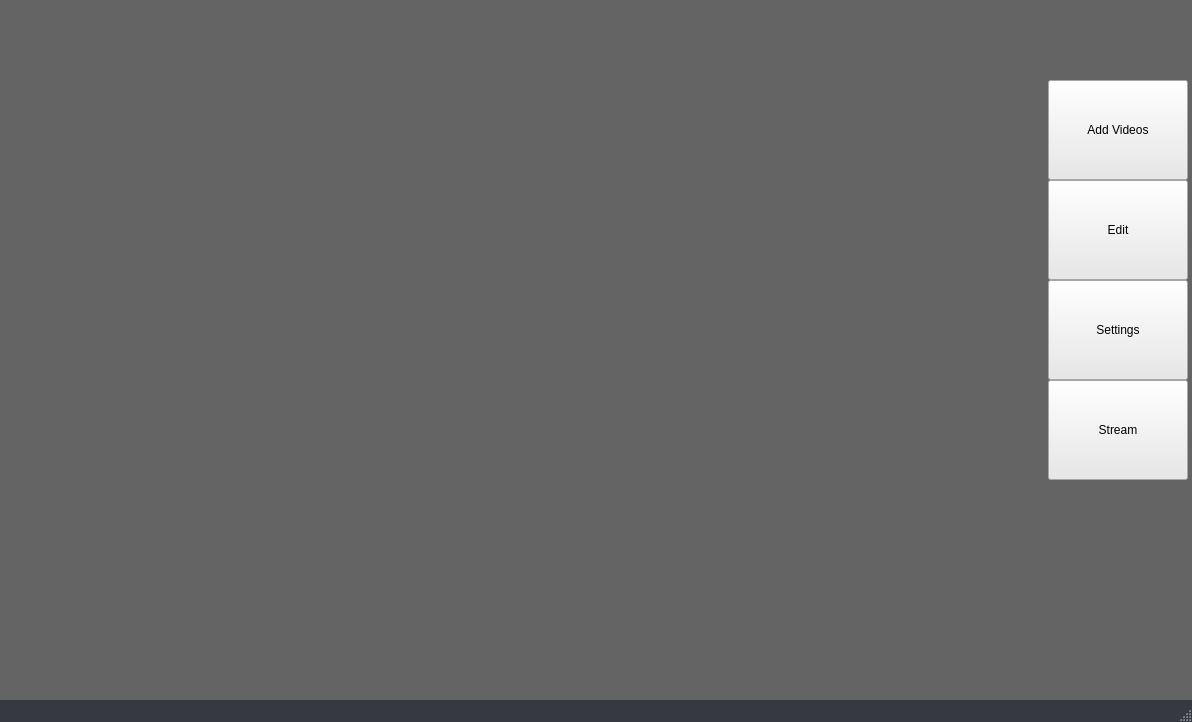
<?xml version="1.0" encoding="UTF-8"?>
<ui version="4.0">
 <class>MainWindow</class>
 <widget class="QMainWindow" name="MainWindow">
  <property name="windowModality">
   <enum>Qt::NonModal</enum>
  </property>
  <property name="geometry">
   <rect>
    <x>0</x>
    <y>0</y>
    <width>1192</width>
    <height>722</height>
   </rect>
  </property>
  <property name="minimumSize">
   <size>
    <width>940</width>
    <height>0</height>
   </size>
  </property>
  <property name="palette">
   <palette>
    <active>
     <colorrole role="WindowText">
      <brush brushstyle="SolidPattern">
       <color alpha="255">
        <red>255</red>
        <green>255</green>
        <blue>255</blue>
       </color>
      </brush>
     </colorrole>
     <colorrole role="Button">
      <brush brushstyle="SolidPattern">
       <color alpha="255">
        <red>54</red>
        <green>57</green>
        <blue>63</blue>
       </color>
      </brush>
     </colorrole>
     <colorrole role="Light">
      <brush brushstyle="SolidPattern">
       <color alpha="255">
        <red>81</red>
        <green>85</green>
        <blue>94</blue>
       </color>
      </brush>
     </colorrole>
     <colorrole role="Midlight">
      <brush brushstyle="SolidPattern">
       <color alpha="255">
        <red>67</red>
        <green>71</green>
        <blue>78</blue>
       </color>
      </brush>
     </colorrole>
     <colorrole role="Dark">
      <brush brushstyle="SolidPattern">
       <color alpha="255">
        <red>27</red>
        <green>28</green>
        <blue>31</blue>
       </color>
      </brush>
     </colorrole>
     <colorrole role="Mid">
      <brush brushstyle="SolidPattern">
       <color alpha="255">
        <red>36</red>
        <green>38</green>
        <blue>42</blue>
       </color>
      </brush>
     </colorrole>
     <colorrole role="Text">
      <brush brushstyle="SolidPattern">
       <color alpha="255">
        <red>255</red>
        <green>255</green>
        <blue>255</blue>
       </color>
      </brush>
     </colorrole>
     <colorrole role="BrightText">
      <brush brushstyle="SolidPattern">
       <color alpha="255">
        <red>255</red>
        <green>255</green>
        <blue>255</blue>
       </color>
      </brush>
     </colorrole>
     <colorrole role="ButtonText">
      <brush brushstyle="SolidPattern">
       <color alpha="255">
        <red>255</red>
        <green>255</green>
        <blue>255</blue>
       </color>
      </brush>
     </colorrole>
     <colorrole role="Base">
      <brush brushstyle="SolidPattern">
       <color alpha="255">
        <red>0</red>
        <green>0</green>
        <blue>0</blue>
       </color>
      </brush>
     </colorrole>
     <colorrole role="Window">
      <brush brushstyle="SolidPattern">
       <color alpha="255">
        <red>54</red>
        <green>57</green>
        <blue>63</blue>
       </color>
      </brush>
     </colorrole>
     <colorrole role="Shadow">
      <brush brushstyle="SolidPattern">
       <color alpha="255">
        <red>0</red>
        <green>0</green>
        <blue>0</blue>
       </color>
      </brush>
     </colorrole>
     <colorrole role="AlternateBase">
      <brush brushstyle="SolidPattern">
       <color alpha="255">
        <red>27</red>
        <green>28</green>
        <blue>31</blue>
       </color>
      </brush>
     </colorrole>
     <colorrole role="ToolTipBase">
      <brush brushstyle="SolidPattern">
       <color alpha="255">
        <red>255</red>
        <green>255</green>
        <blue>220</blue>
       </color>
      </brush>
     </colorrole>
     <colorrole role="ToolTipText">
      <brush brushstyle="SolidPattern">
       <color alpha="255">
        <red>0</red>
        <green>0</green>
        <blue>0</blue>
       </color>
      </brush>
     </colorrole>
     <colorrole role="PlaceholderText">
      <brush brushstyle="SolidPattern">
       <color alpha="128">
        <red>255</red>
        <green>255</green>
        <blue>255</blue>
       </color>
      </brush>
     </colorrole>
    </active>
    <inactive>
     <colorrole role="WindowText">
      <brush brushstyle="SolidPattern">
       <color alpha="255">
        <red>255</red>
        <green>255</green>
        <blue>255</blue>
       </color>
      </brush>
     </colorrole>
     <colorrole role="Button">
      <brush brushstyle="SolidPattern">
       <color alpha="255">
        <red>54</red>
        <green>57</green>
        <blue>63</blue>
       </color>
      </brush>
     </colorrole>
     <colorrole role="Light">
      <brush brushstyle="SolidPattern">
       <color alpha="255">
        <red>81</red>
        <green>85</green>
        <blue>94</blue>
       </color>
      </brush>
     </colorrole>
     <colorrole role="Midlight">
      <brush brushstyle="SolidPattern">
       <color alpha="255">
        <red>67</red>
        <green>71</green>
        <blue>78</blue>
       </color>
      </brush>
     </colorrole>
     <colorrole role="Dark">
      <brush brushstyle="SolidPattern">
       <color alpha="255">
        <red>27</red>
        <green>28</green>
        <blue>31</blue>
       </color>
      </brush>
     </colorrole>
     <colorrole role="Mid">
      <brush brushstyle="SolidPattern">
       <color alpha="255">
        <red>36</red>
        <green>38</green>
        <blue>42</blue>
       </color>
      </brush>
     </colorrole>
     <colorrole role="Text">
      <brush brushstyle="SolidPattern">
       <color alpha="255">
        <red>255</red>
        <green>255</green>
        <blue>255</blue>
       </color>
      </brush>
     </colorrole>
     <colorrole role="BrightText">
      <brush brushstyle="SolidPattern">
       <color alpha="255">
        <red>255</red>
        <green>255</green>
        <blue>255</blue>
       </color>
      </brush>
     </colorrole>
     <colorrole role="ButtonText">
      <brush brushstyle="SolidPattern">
       <color alpha="255">
        <red>255</red>
        <green>255</green>
        <blue>255</blue>
       </color>
      </brush>
     </colorrole>
     <colorrole role="Base">
      <brush brushstyle="SolidPattern">
       <color alpha="255">
        <red>0</red>
        <green>0</green>
        <blue>0</blue>
       </color>
      </brush>
     </colorrole>
     <colorrole role="Window">
      <brush brushstyle="SolidPattern">
       <color alpha="255">
        <red>54</red>
        <green>57</green>
        <blue>63</blue>
       </color>
      </brush>
     </colorrole>
     <colorrole role="Shadow">
      <brush brushstyle="SolidPattern">
       <color alpha="255">
        <red>0</red>
        <green>0</green>
        <blue>0</blue>
       </color>
      </brush>
     </colorrole>
     <colorrole role="AlternateBase">
      <brush brushstyle="SolidPattern">
       <color alpha="255">
        <red>27</red>
        <green>28</green>
        <blue>31</blue>
       </color>
      </brush>
     </colorrole>
     <colorrole role="ToolTipBase">
      <brush brushstyle="SolidPattern">
       <color alpha="255">
        <red>255</red>
        <green>255</green>
        <blue>220</blue>
       </color>
      </brush>
     </colorrole>
     <colorrole role="ToolTipText">
      <brush brushstyle="SolidPattern">
       <color alpha="255">
        <red>0</red>
        <green>0</green>
        <blue>0</blue>
       </color>
      </brush>
     </colorrole>
     <colorrole role="PlaceholderText">
      <brush brushstyle="SolidPattern">
       <color alpha="128">
        <red>255</red>
        <green>255</green>
        <blue>255</blue>
       </color>
      </brush>
     </colorrole>
    </inactive>
    <disabled>
     <colorrole role="WindowText">
      <brush brushstyle="SolidPattern">
       <color alpha="255">
        <red>27</red>
        <green>28</green>
        <blue>31</blue>
       </color>
      </brush>
     </colorrole>
     <colorrole role="Button">
      <brush brushstyle="SolidPattern">
       <color alpha="255">
        <red>54</red>
        <green>57</green>
        <blue>63</blue>
       </color>
      </brush>
     </colorrole>
     <colorrole role="Light">
      <brush brushstyle="SolidPattern">
       <color alpha="255">
        <red>81</red>
        <green>85</green>
        <blue>94</blue>
       </color>
      </brush>
     </colorrole>
     <colorrole role="Midlight">
      <brush brushstyle="SolidPattern">
       <color alpha="255">
        <red>67</red>
        <green>71</green>
        <blue>78</blue>
       </color>
      </brush>
     </colorrole>
     <colorrole role="Dark">
      <brush brushstyle="SolidPattern">
       <color alpha="255">
        <red>27</red>
        <green>28</green>
        <blue>31</blue>
       </color>
      </brush>
     </colorrole>
     <colorrole role="Mid">
      <brush brushstyle="SolidPattern">
       <color alpha="255">
        <red>36</red>
        <green>38</green>
        <blue>42</blue>
       </color>
      </brush>
     </colorrole>
     <colorrole role="Text">
      <brush brushstyle="SolidPattern">
       <color alpha="255">
        <red>27</red>
        <green>28</green>
        <blue>31</blue>
       </color>
      </brush>
     </colorrole>
     <colorrole role="BrightText">
      <brush brushstyle="SolidPattern">
       <color alpha="255">
        <red>255</red>
        <green>255</green>
        <blue>255</blue>
       </color>
      </brush>
     </colorrole>
     <colorrole role="ButtonText">
      <brush brushstyle="SolidPattern">
       <color alpha="255">
        <red>27</red>
        <green>28</green>
        <blue>31</blue>
       </color>
      </brush>
     </colorrole>
     <colorrole role="Base">
      <brush brushstyle="SolidPattern">
       <color alpha="255">
        <red>54</red>
        <green>57</green>
        <blue>63</blue>
       </color>
      </brush>
     </colorrole>
     <colorrole role="Window">
      <brush brushstyle="SolidPattern">
       <color alpha="255">
        <red>54</red>
        <green>57</green>
        <blue>63</blue>
       </color>
      </brush>
     </colorrole>
     <colorrole role="Shadow">
      <brush brushstyle="SolidPattern">
       <color alpha="255">
        <red>0</red>
        <green>0</green>
        <blue>0</blue>
       </color>
      </brush>
     </colorrole>
     <colorrole role="AlternateBase">
      <brush brushstyle="SolidPattern">
       <color alpha="255">
        <red>54</red>
        <green>57</green>
        <blue>63</blue>
       </color>
      </brush>
     </colorrole>
     <colorrole role="ToolTipBase">
      <brush brushstyle="SolidPattern">
       <color alpha="255">
        <red>255</red>
        <green>255</green>
        <blue>220</blue>
       </color>
      </brush>
     </colorrole>
     <colorrole role="ToolTipText">
      <brush brushstyle="SolidPattern">
       <color alpha="255">
        <red>0</red>
        <green>0</green>
        <blue>0</blue>
       </color>
      </brush>
     </colorrole>
     <colorrole role="PlaceholderText">
      <brush brushstyle="SolidPattern">
       <color alpha="128">
        <red>255</red>
        <green>255</green>
        <blue>255</blue>
       </color>
      </brush>
     </colorrole>
    </disabled>
   </palette>
  </property>
  <property name="font">
   <font>
    <family>Arial</family>
   </font>
  </property>
  <property name="windowTitle">
   <string>MainWindow</string>
  </property>
  <property name="autoFillBackground">
   <bool>true</bool>
  </property>
  <property name="styleSheet">
   <string notr="true"/>
  </property>
  <widget class="QWidget" name="centralwidget">
   <property name="minimumSize">
    <size>
     <width>800</width>
     <height>0</height>
    </size>
   </property>
   <property name="autoFillBackground">
    <bool>false</bool>
   </property>
   <property name="styleSheet">
    <string notr="true">QWidget {
	background-color:rgb(100, 100, 100);
	border-color: white;
}</string>
   </property>
   <layout class="QHBoxLayout" name="horizontalLayout">
    <property name="spacing">
     <number>4</number>
    </property>
    <property name="leftMargin">
     <number>4</number>
    </property>
    <property name="topMargin">
     <number>0</number>
    </property>
    <property name="rightMargin">
     <number>4</number>
    </property>
    <property name="bottomMargin">
     <number>0</number>
    </property>
    <item>
     <layout class="QVBoxLayout" name="verticalLayout"/>
    </item>
    <item>
     <spacer name="horizontalSpacer">
      <property name="orientation">
       <enum>Qt::Horizontal</enum>
      </property>
      <property name="sizeType">
       <enum>QSizePolicy::Expanding</enum>
      </property>
      <property name="sizeHint" stdset="0">
       <size>
        <width>40</width>
        <height>20</height>
       </size>
      </property>
     </spacer>
    </item>
    <item>
     <layout class="QVBoxLayout" name="verticalLayout_2">
      <property name="spacing">
       <number>0</number>
      </property>
      <property name="sizeConstraint">
       <enum>QLayout::SetNoConstraint</enum>
      </property>
      <property name="leftMargin">
       <number>0</number>
      </property>
      <property name="topMargin">
       <number>0</number>
      </property>
      <property name="rightMargin">
       <number>0</number>
      </property>
      <property name="bottomMargin">
       <number>0</number>
      </property>
      <item>
       <widget class="QLabel" name="label">
        <property name="sizePolicy">
         <sizepolicy hsizetype="Fixed" vsizetype="Fixed">
          <horstretch>0</horstretch>
          <verstretch>0</verstretch>
         </sizepolicy>
        </property>
        <property name="minimumSize">
         <size>
          <width>120</width>
          <height>80</height>
         </size>
        </property>
        <property name="text">
         <string>&lt;html&gt;&lt;head/&gt;&lt;body&gt;&lt;p&gt;&lt;img src=&quot;:/E:/Pictures/newpfp3.jpg&quot;/&gt;&lt;/p&gt;&lt;/body&gt;&lt;/html&gt;</string>
        </property>
       </widget>
      </item>
      <item>
       <widget class="QPushButton" name="pushButton_4">
        <property name="sizePolicy">
         <sizepolicy hsizetype="Fixed" vsizetype="Fixed">
          <horstretch>0</horstretch>
          <verstretch>0</verstretch>
         </sizepolicy>
        </property>
        <property name="minimumSize">
         <size>
          <width>140</width>
          <height>100</height>
         </size>
        </property>
        <property name="palette">
         <palette>
          <active>
           <colorrole role="Button">
            <brush brushstyle="SolidPattern">
             <color alpha="255">
              <red>232</red>
              <green>232</green>
              <blue>232</blue>
             </color>
            </brush>
           </colorrole>
           <colorrole role="Base">
            <brush brushstyle="SolidPattern">
             <color alpha="255">
              <red>232</red>
              <green>232</green>
              <blue>232</blue>
             </color>
            </brush>
           </colorrole>
           <colorrole role="Window">
            <brush brushstyle="SolidPattern">
             <color alpha="255">
              <red>232</red>
              <green>232</green>
              <blue>232</blue>
             </color>
            </brush>
           </colorrole>
          </active>
          <inactive>
           <colorrole role="Button">
            <brush brushstyle="SolidPattern">
             <color alpha="255">
              <red>232</red>
              <green>232</green>
              <blue>232</blue>
             </color>
            </brush>
           </colorrole>
           <colorrole role="Base">
            <brush brushstyle="SolidPattern">
             <color alpha="255">
              <red>232</red>
              <green>232</green>
              <blue>232</blue>
             </color>
            </brush>
           </colorrole>
           <colorrole role="Window">
            <brush brushstyle="SolidPattern">
             <color alpha="255">
              <red>232</red>
              <green>232</green>
              <blue>232</blue>
             </color>
            </brush>
           </colorrole>
          </inactive>
          <disabled>
           <colorrole role="Button">
            <brush brushstyle="SolidPattern">
             <color alpha="255">
              <red>232</red>
              <green>232</green>
              <blue>232</blue>
             </color>
            </brush>
           </colorrole>
           <colorrole role="Base">
            <brush brushstyle="SolidPattern">
             <color alpha="255">
              <red>232</red>
              <green>232</green>
              <blue>232</blue>
             </color>
            </brush>
           </colorrole>
           <colorrole role="Window">
            <brush brushstyle="SolidPattern">
             <color alpha="255">
              <red>232</red>
              <green>232</green>
              <blue>232</blue>
             </color>
            </brush>
           </colorrole>
          </disabled>
         </palette>
        </property>
        <property name="styleSheet">
         <string notr="true">QPushButton {
	background-color:rgb(232,232,232);
	border-color: white;
}</string>
        </property>
        <property name="locale">
         <locale language="English" country="UnitedKingdom"/>
        </property>
        <property name="text">
         <string>Add Videos</string>
        </property>
        <property name="icon">
         <iconset resource="material_design.qrc">
          <normaloff>:/new/prefix1/resources/add_circle-24px.svg</normaloff>:/new/prefix1/resources/add_circle-24px.svg</iconset>
        </property>
       </widget>
      </item>
      <item>
       <widget class="QPushButton" name="pushButton_2">
        <property name="sizePolicy">
         <sizepolicy hsizetype="Fixed" vsizetype="Fixed">
          <horstretch>0</horstretch>
          <verstretch>0</verstretch>
         </sizepolicy>
        </property>
        <property name="minimumSize">
         <size>
          <width>140</width>
          <height>100</height>
         </size>
        </property>
        <property name="palette">
         <palette>
          <active>
           <colorrole role="Button">
            <brush brushstyle="SolidPattern">
             <color alpha="255">
              <red>232</red>
              <green>232</green>
              <blue>232</blue>
             </color>
            </brush>
           </colorrole>
           <colorrole role="Base">
            <brush brushstyle="SolidPattern">
             <color alpha="255">
              <red>232</red>
              <green>232</green>
              <blue>232</blue>
             </color>
            </brush>
           </colorrole>
           <colorrole role="Window">
            <brush brushstyle="SolidPattern">
             <color alpha="255">
              <red>232</red>
              <green>232</green>
              <blue>232</blue>
             </color>
            </brush>
           </colorrole>
          </active>
          <inactive>
           <colorrole role="Button">
            <brush brushstyle="SolidPattern">
             <color alpha="255">
              <red>232</red>
              <green>232</green>
              <blue>232</blue>
             </color>
            </brush>
           </colorrole>
           <colorrole role="Base">
            <brush brushstyle="SolidPattern">
             <color alpha="255">
              <red>232</red>
              <green>232</green>
              <blue>232</blue>
             </color>
            </brush>
           </colorrole>
           <colorrole role="Window">
            <brush brushstyle="SolidPattern">
             <color alpha="255">
              <red>232</red>
              <green>232</green>
              <blue>232</blue>
             </color>
            </brush>
           </colorrole>
          </inactive>
          <disabled>
           <colorrole role="Button">
            <brush brushstyle="SolidPattern">
             <color alpha="255">
              <red>232</red>
              <green>232</green>
              <blue>232</blue>
             </color>
            </brush>
           </colorrole>
           <colorrole role="Base">
            <brush brushstyle="SolidPattern">
             <color alpha="255">
              <red>232</red>
              <green>232</green>
              <blue>232</blue>
             </color>
            </brush>
           </colorrole>
           <colorrole role="Window">
            <brush brushstyle="SolidPattern">
             <color alpha="255">
              <red>232</red>
              <green>232</green>
              <blue>232</blue>
             </color>
            </brush>
           </colorrole>
          </disabled>
         </palette>
        </property>
        <property name="styleSheet">
         <string notr="true">QPushButton {
	background-color:rgb(232,232,232);
	border-color: white;
}</string>
        </property>
        <property name="locale">
         <locale language="English" country="UnitedKingdom"/>
        </property>
        <property name="text">
         <string>Edit</string>
        </property>
        <property name="icon">
         <iconset resource="material_design.qrc">
          <normaloff>:/new/prefix1/resources/create-24px.svg</normaloff>:/new/prefix1/resources/create-24px.svg</iconset>
        </property>
       </widget>
      </item>
      <item>
       <widget class="QPushButton" name="pushButton_5">
        <property name="sizePolicy">
         <sizepolicy hsizetype="Fixed" vsizetype="Fixed">
          <horstretch>0</horstretch>
          <verstretch>0</verstretch>
         </sizepolicy>
        </property>
        <property name="minimumSize">
         <size>
          <width>140</width>
          <height>100</height>
         </size>
        </property>
        <property name="palette">
         <palette>
          <active>
           <colorrole role="Button">
            <brush brushstyle="SolidPattern">
             <color alpha="255">
              <red>232</red>
              <green>232</green>
              <blue>232</blue>
             </color>
            </brush>
           </colorrole>
           <colorrole role="Base">
            <brush brushstyle="SolidPattern">
             <color alpha="255">
              <red>232</red>
              <green>232</green>
              <blue>232</blue>
             </color>
            </brush>
           </colorrole>
           <colorrole role="Window">
            <brush brushstyle="SolidPattern">
             <color alpha="255">
              <red>232</red>
              <green>232</green>
              <blue>232</blue>
             </color>
            </brush>
           </colorrole>
          </active>
          <inactive>
           <colorrole role="Button">
            <brush brushstyle="SolidPattern">
             <color alpha="255">
              <red>232</red>
              <green>232</green>
              <blue>232</blue>
             </color>
            </brush>
           </colorrole>
           <colorrole role="Base">
            <brush brushstyle="SolidPattern">
             <color alpha="255">
              <red>232</red>
              <green>232</green>
              <blue>232</blue>
             </color>
            </brush>
           </colorrole>
           <colorrole role="Window">
            <brush brushstyle="SolidPattern">
             <color alpha="255">
              <red>232</red>
              <green>232</green>
              <blue>232</blue>
             </color>
            </brush>
           </colorrole>
          </inactive>
          <disabled>
           <colorrole role="Button">
            <brush brushstyle="SolidPattern">
             <color alpha="255">
              <red>232</red>
              <green>232</green>
              <blue>232</blue>
             </color>
            </brush>
           </colorrole>
           <colorrole role="Base">
            <brush brushstyle="SolidPattern">
             <color alpha="255">
              <red>232</red>
              <green>232</green>
              <blue>232</blue>
             </color>
            </brush>
           </colorrole>
           <colorrole role="Window">
            <brush brushstyle="SolidPattern">
             <color alpha="255">
              <red>232</red>
              <green>232</green>
              <blue>232</blue>
             </color>
            </brush>
           </colorrole>
          </disabled>
         </palette>
        </property>
        <property name="styleSheet">
         <string notr="true">QPushButton {
	background-color:rgb(232,232,232);
	border-color: white;
}</string>
        </property>
        <property name="locale">
         <locale language="English" country="UnitedKingdom"/>
        </property>
        <property name="text">
         <string>Settings</string>
        </property>
        <property name="icon">
         <iconset resource="material_design.qrc">
          <normaloff>:/new/prefix1/resources/settings-24px.svg</normaloff>:/new/prefix1/resources/settings-24px.svg</iconset>
        </property>
       </widget>
      </item>
      <item>
       <widget class="QPushButton" name="pushButton_3">
        <property name="sizePolicy">
         <sizepolicy hsizetype="Fixed" vsizetype="Fixed">
          <horstretch>0</horstretch>
          <verstretch>0</verstretch>
         </sizepolicy>
        </property>
        <property name="minimumSize">
         <size>
          <width>140</width>
          <height>100</height>
         </size>
        </property>
        <property name="palette">
         <palette>
          <active>
           <colorrole role="Button">
            <brush brushstyle="SolidPattern">
             <color alpha="255">
              <red>232</red>
              <green>232</green>
              <blue>232</blue>
             </color>
            </brush>
           </colorrole>
           <colorrole role="Base">
            <brush brushstyle="SolidPattern">
             <color alpha="255">
              <red>232</red>
              <green>232</green>
              <blue>232</blue>
             </color>
            </brush>
           </colorrole>
           <colorrole role="Window">
            <brush brushstyle="SolidPattern">
             <color alpha="255">
              <red>232</red>
              <green>232</green>
              <blue>232</blue>
             </color>
            </brush>
           </colorrole>
          </active>
          <inactive>
           <colorrole role="Button">
            <brush brushstyle="SolidPattern">
             <color alpha="255">
              <red>232</red>
              <green>232</green>
              <blue>232</blue>
             </color>
            </brush>
           </colorrole>
           <colorrole role="Base">
            <brush brushstyle="SolidPattern">
             <color alpha="255">
              <red>232</red>
              <green>232</green>
              <blue>232</blue>
             </color>
            </brush>
           </colorrole>
           <colorrole role="Window">
            <brush brushstyle="SolidPattern">
             <color alpha="255">
              <red>232</red>
              <green>232</green>
              <blue>232</blue>
             </color>
            </brush>
           </colorrole>
          </inactive>
          <disabled>
           <colorrole role="Button">
            <brush brushstyle="SolidPattern">
             <color alpha="255">
              <red>232</red>
              <green>232</green>
              <blue>232</blue>
             </color>
            </brush>
           </colorrole>
           <colorrole role="Base">
            <brush brushstyle="SolidPattern">
             <color alpha="255">
              <red>232</red>
              <green>232</green>
              <blue>232</blue>
             </color>
            </brush>
           </colorrole>
           <colorrole role="Window">
            <brush brushstyle="SolidPattern">
             <color alpha="255">
              <red>232</red>
              <green>232</green>
              <blue>232</blue>
             </color>
            </brush>
           </colorrole>
          </disabled>
         </palette>
        </property>
        <property name="styleSheet">
         <string notr="true">QPushButton {
	background-color:rgb(232,232,232);
	border-color: white;
}</string>
        </property>
        <property name="locale">
         <locale language="English" country="UnitedKingdom"/>
        </property>
        <property name="text">
         <string>Stream</string>
        </property>
        <property name="icon">
         <iconset resource="material_design.qrc">
          <normaloff>:/new/prefix1/resources/live_tv-24px.svg</normaloff>:/new/prefix1/resources/live_tv-24px.svg</iconset>
        </property>
       </widget>
      </item>
      <item>
       <spacer name="verticalSpacer">
        <property name="orientation">
         <enum>Qt::Vertical</enum>
        </property>
        <property name="sizeHint" stdset="0">
         <size>
          <width>20</width>
          <height>40</height>
         </size>
        </property>
       </spacer>
      </item>
     </layout>
    </item>
   </layout>
  </widget>
  <widget class="QMenuBar" name="menubar">
   <property name="geometry">
    <rect>
     <x>0</x>
     <y>0</y>
     <width>1192</width>
     <height>20</height>
    </rect>
   </property>
   <property name="nativeMenuBar">
    <bool>false</bool>
   </property>
  </widget>
  <widget class="QStatusBar" name="statusbar"/>
 </widget>
 <resources>
  <include location="material_design.qrc"/>
 </resources>
 <connections/>
</ui>
